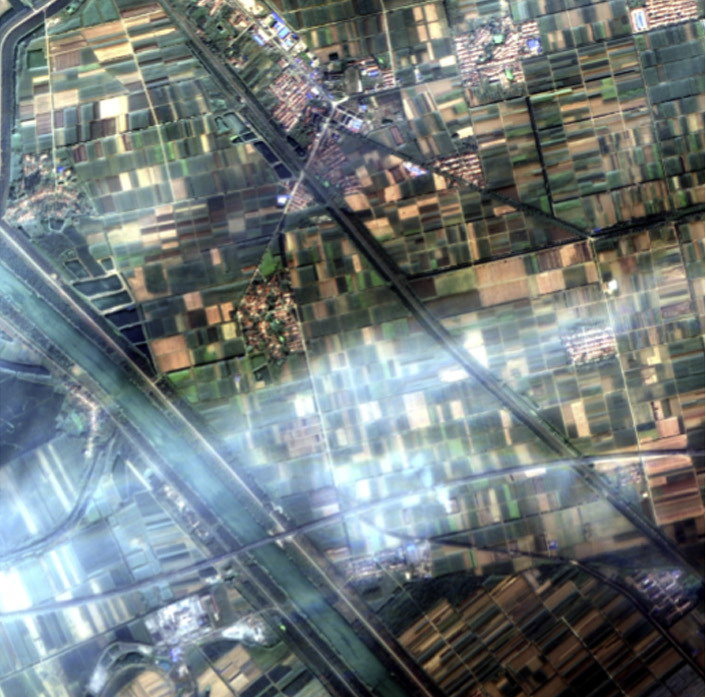
%> input picture data1/1.jpg, 706 x 697 px
$ octave --eval "result = HF(imread('data1/1.jpg'));"   (GNU Octave 9; MATLAB toolbox functions it lacks are replaced by stand-ins)
%> lines starting %> are read from the running program, lines starting %| are printed output that depends on the picture
### homofilter.m
function Ihmf_2=homofilter(I)
I = im2double(I);
I = log(1 + I);
M = 2*size(I,1) + 1;
N = 2*size(I,2) + 1;

sigma = 10;

[X, Y] = meshgrid(1:N,1:M);
centerX = ceil(N/2);
centerY = ceil(M/2);
gaussianNumerator = (X - centerX).^2 + (Y - centerY).^2;
H = exp(-gaussianNumerator./(2*sigma.^2));
H = 1 - H;
H = fftshift(H);

If = fft2(I, M, N);
Iout = real(ifft2(H.*If));
Iout = Iout(1:size(I,1),1:size(I,2));
Ihmf_2 = exp(Iout) - 1;

% [9 lines of commented-out code are left out]

### HF.m
function out = HF(I)

[m,n,c]=size(I);
%> m = 697; n = 706; c = 3
I = padarray(I,[100,100],'symmetric');

r=I(:,:,1);
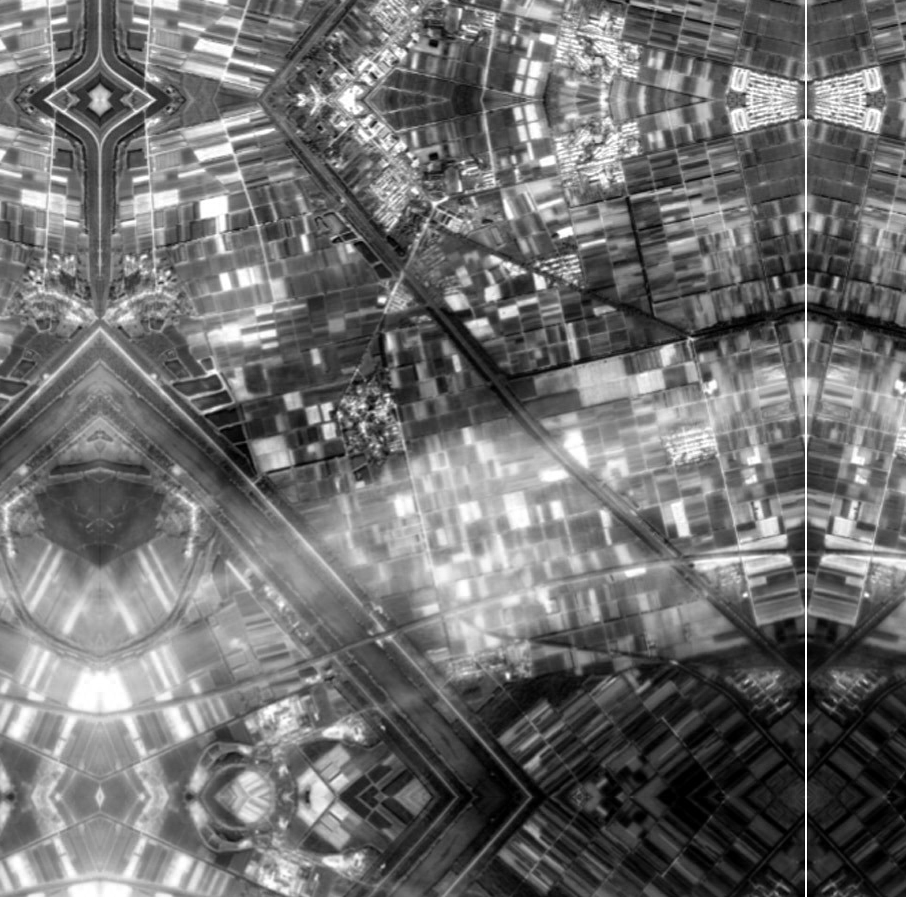
%> r: size 897x906 uint8; min 0, max 255, mean 111.3
br=max(max(r));
%> br = 255
ar=min(min(r));
%> ar = 0

g=I(:,:,2);
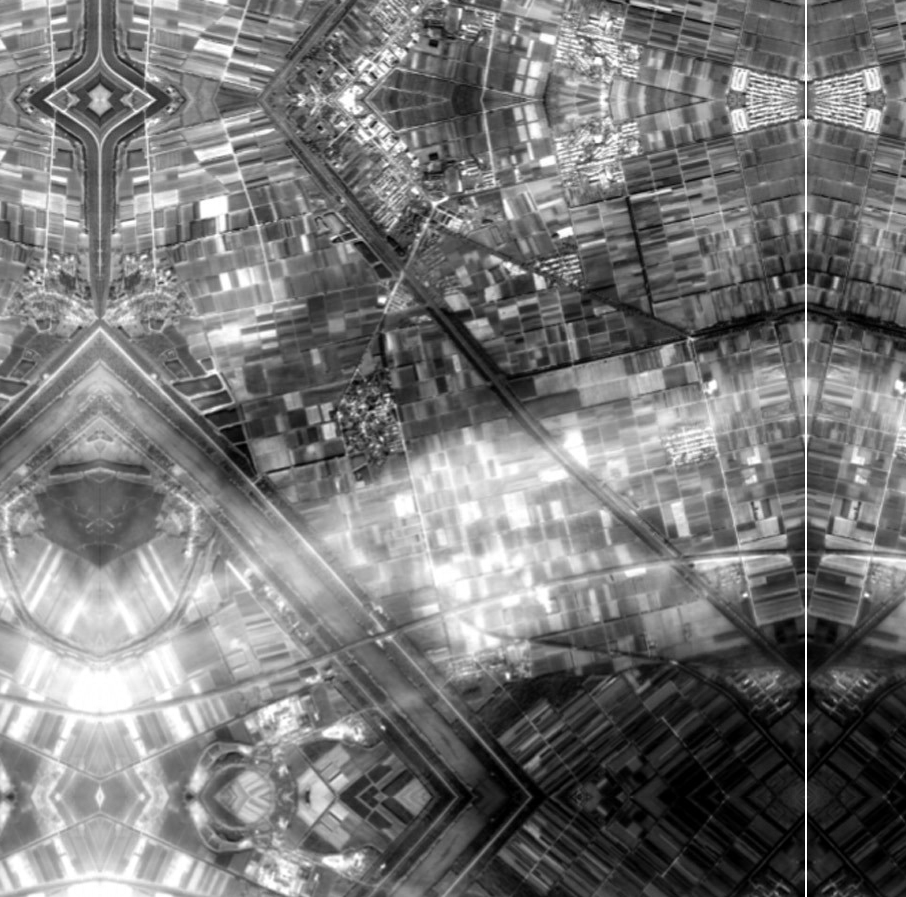
%> g: size 897x906 uint8; min 0, max 255, mean 119.7
bg=max(max(g));
%> bg = 255
ag=min(min(g));
%> ag = 0

b=I(:,:,3);
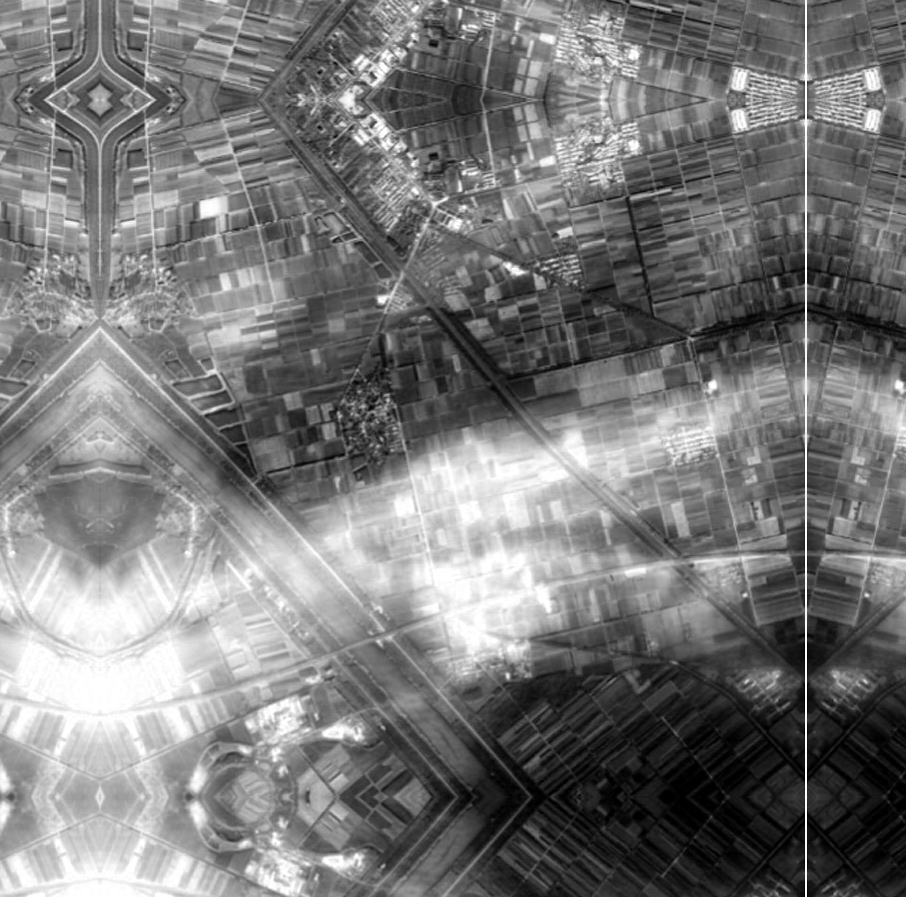
%> b: size 897x906 uint8; min 0, max 255, mean 120.5
bb=max(max(b));
%> bb = 255
ab=min(min(b));
%> ab = 0

rhmf=homofilter(r);
brhf=max(max(rhmf));
%> brhf = 0.863
arhf=min(min(rhmf));
%> arhf = -0.295

ghmf=homofilter(g);
%> in homofilter (call 2), `I = log(1 + I);`:
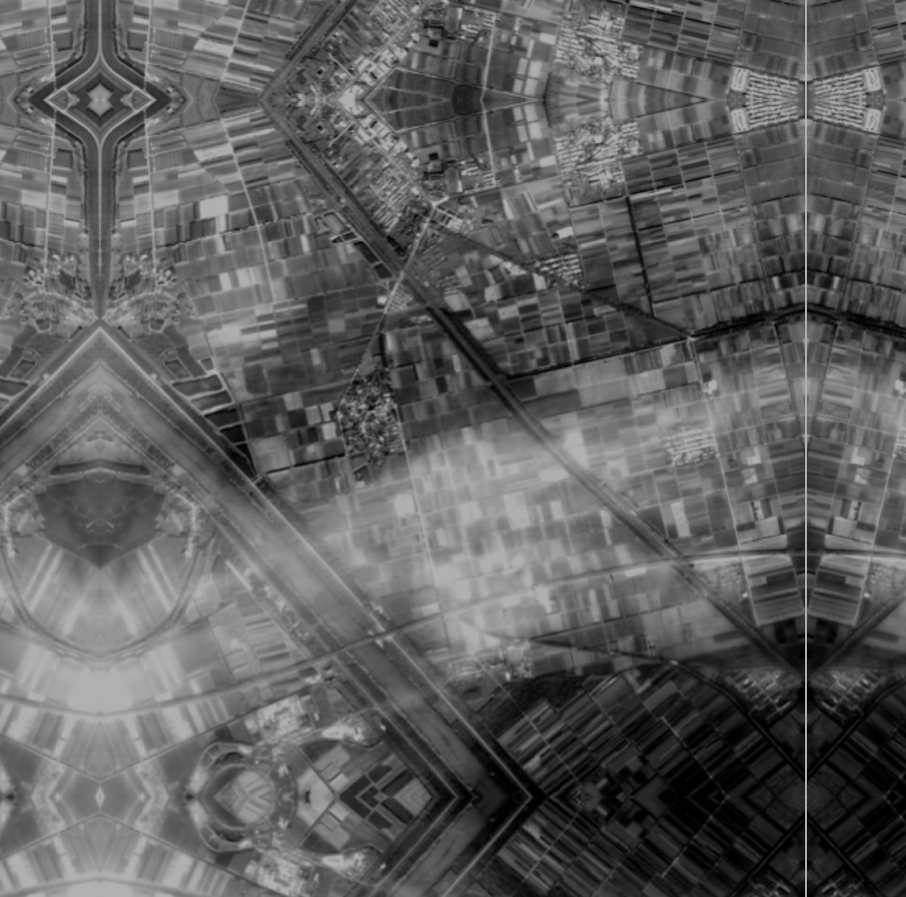
%> I: size 897x906 double; min 0, max 0.693, mean 0.371
bghf=max(max(ghmf));
%> bghf = 0.879
aghf=min(min(ghmf));
%> aghf = -0.305

bhmf=homofilter(b);
%> in homofilter (call 3), `Ihmf_2 = exp(Iout) - 1;`:
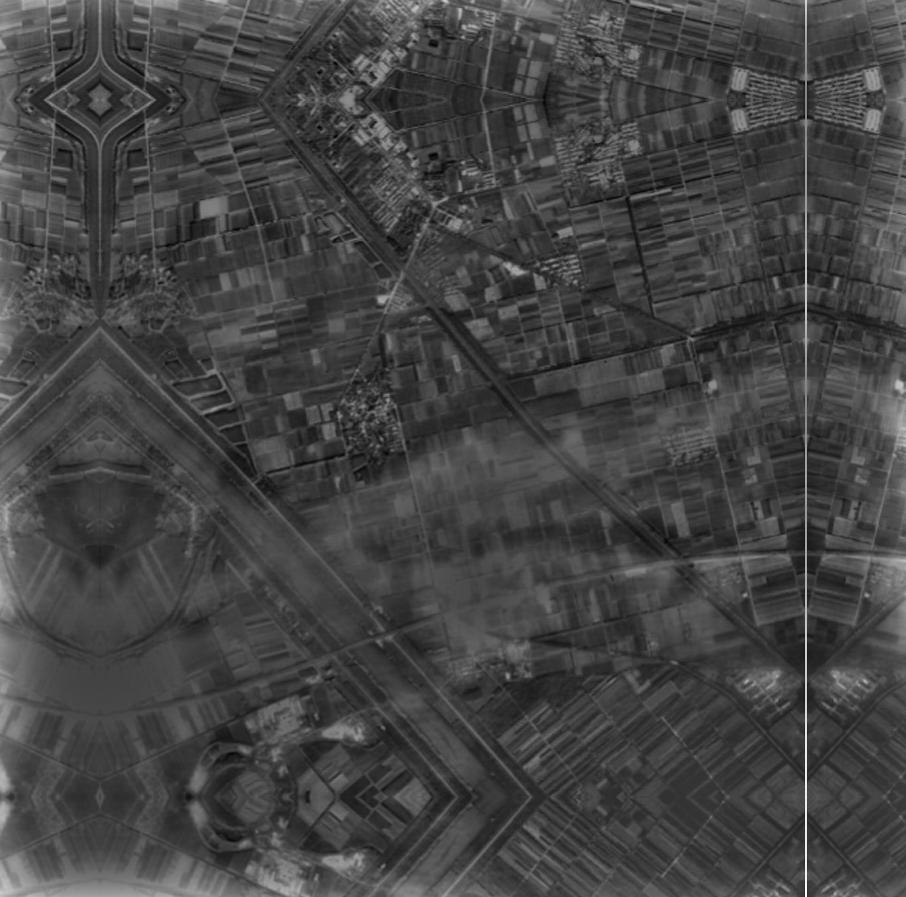
%> Ihmf_2: size 897x906 double; min -0.277, max 0.862, mean 0.0266; drawn with min black and max white
bbhf=max(max(bhmf));
%> bbhf = 0.862
abhf=min(min(bhmf));
%> abhf = -0.277


rhmf=double(ar)+double(((br-ar)./(brhf-arhf)))*(rhmf-arhf);
ghmf=double(ag)+double(((bg-ag)./(bghf-aghf)))*(ghmf-aghf);
bhmf=double(ab)+double(((bb-ab)./(bbhf-abhf)))*(bhmf-abhf);


I_hf(:,:,1)=uint8(rhmf);
I_hf(:,:,2)=uint8(ghmf);
I_hf(:,:,3)=uint8(bhmf);
%> I_hf: size 897x906x3 uint8
out=I_hf(101:m+100,101:n+100,:);
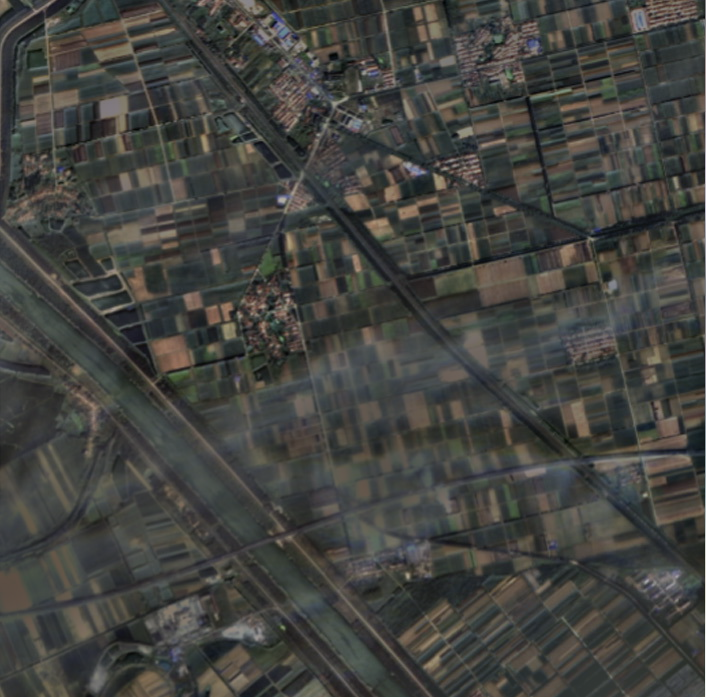
%> out: size 697x706x3 uint8; mean R, G, B 66.8, 67.2, 63.5

$ run again, on data1/10.jpg
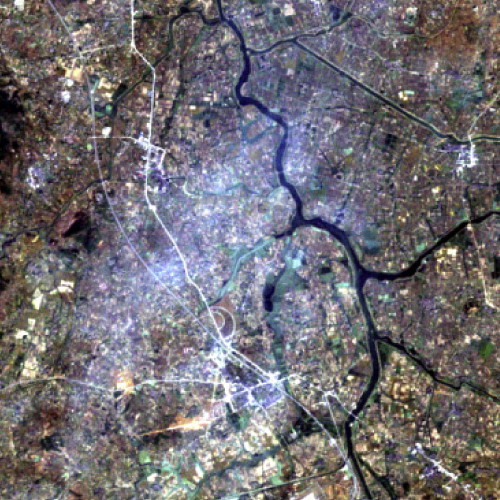
%> input picture data1/10.jpg, 500 x 500 px
%> br = 255
%> ar = 0
%> bg = 255
%> ag = 0
%> bb = 255
%> ab = 0
%> brhf = 0.809
%> arhf = -0.321
%> bghf = 0.811
%> aghf = -0.333
%> in homofilter (call 3), `Ihmf_2 = exp(Iout) - 1;`:
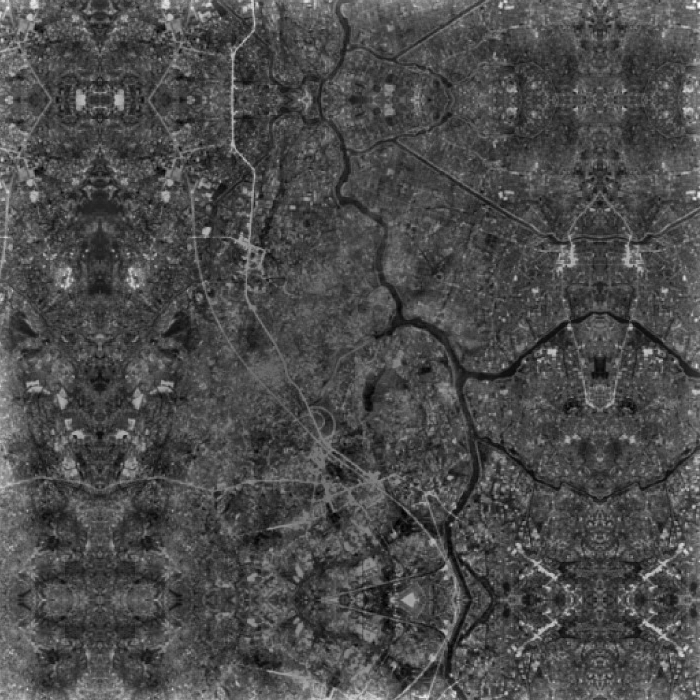
%> Ihmf_2: size 700x700 double; min -0.288, max 0.773, mean 0.0254; drawn with min black and max white
%> bbhf = 0.773
%> abhf = -0.288
%> in HF, `out=I_hf(101:m+100,101:n+100,:);`:
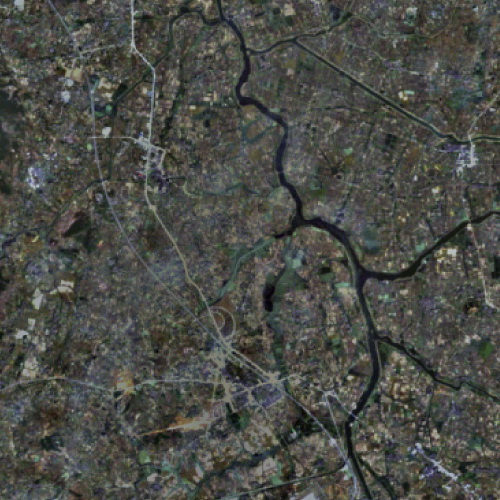
%> out: size 500x500x3 uint8; mean R, G, B 74.7, 76.2, 71

$ run again, on data1/11.jpg
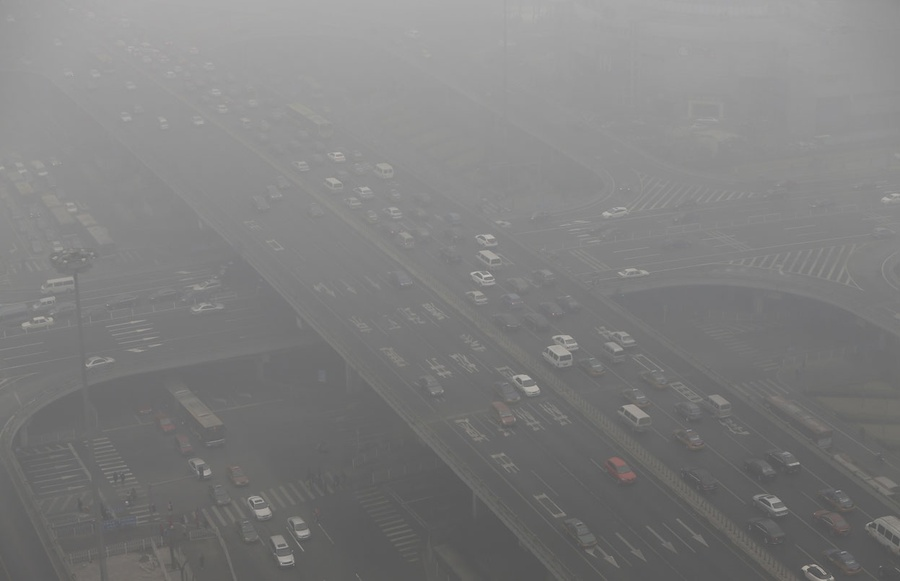
%> input picture data1/11.jpg, 900 x 581 px
%> br = 200
%> ar = 77
%> bg = 199
%> ag = 76
%> bb = 197
%> ab = 73
%> in homofilter, `Iout = Iout(1:size(I,1),1:size(I,2));`:
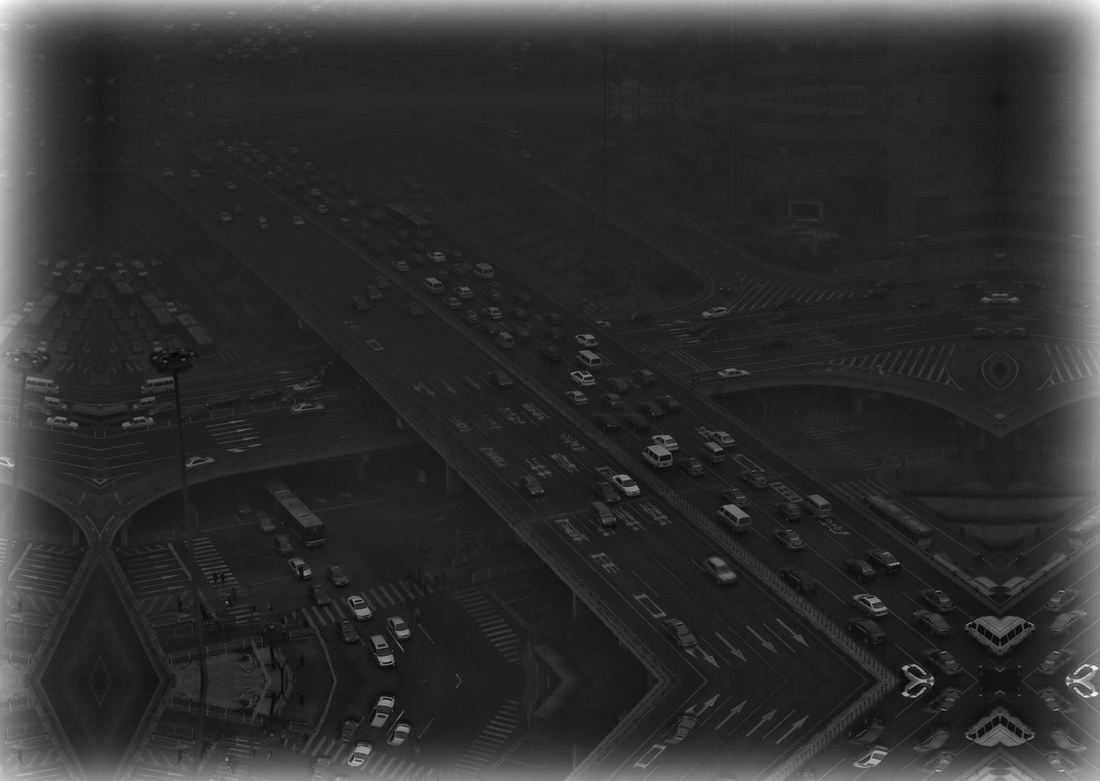
%> Iout: size 781x1100 double; min -0.0511, max 0.351, mean 0.0239; drawn with min black and max white
%> brhf = 0.421
%> arhf = -0.0498
%> bghf = 0.421
%> aghf = -0.0491
%> bbhf = 0.421
%> abhf = -0.0528
%> in HF, `out=I_hf(101:m+100,101:n+100,:);`:
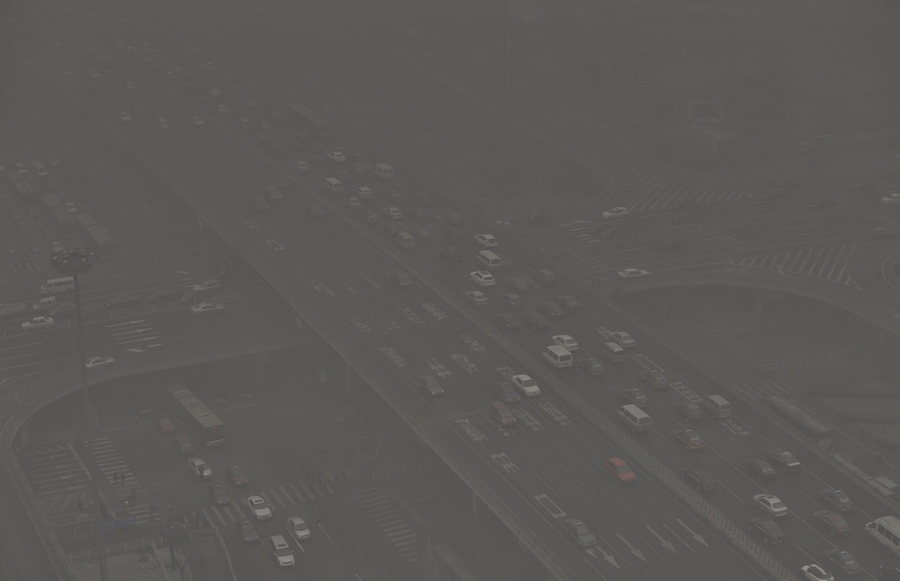
%> out: size 581x900x3 uint8; mean R, G, B 90.8, 89.6, 87.5

$ run again, on data1/12.jpg
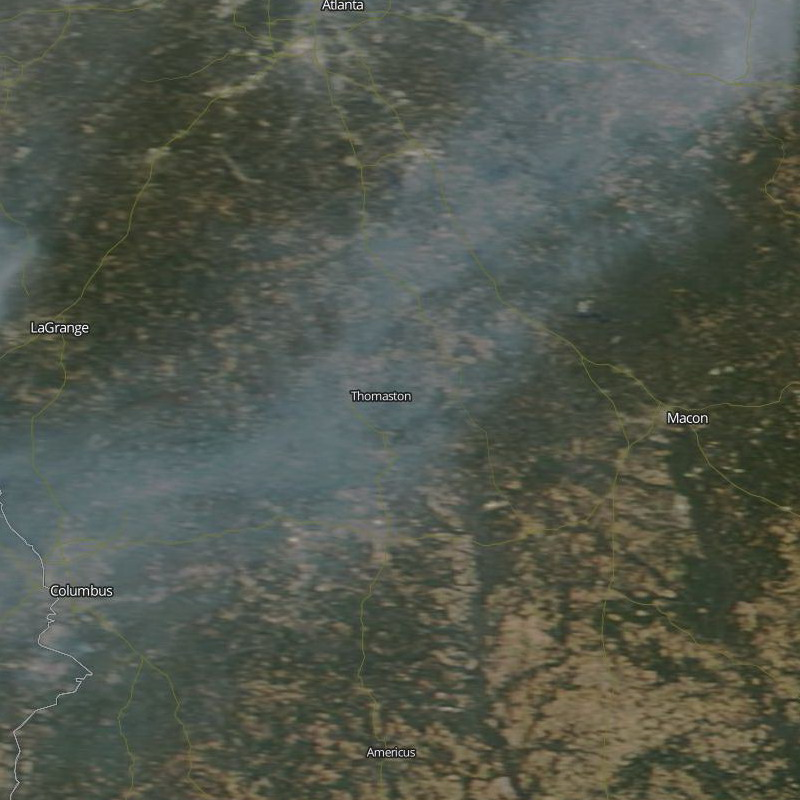
%> input picture data1/12.jpg, 800 x 800 px
%> br = 255
%> ar = 3
%> bg = 255
%> ag = 1
%> bb = 255
%> ab = 0
%> brhf = 0.736
%> arhf = -0.27
%> bghf = 0.724
%> aghf = -0.275
%> in homofilter (call 3), `I = log(1 + I);`:
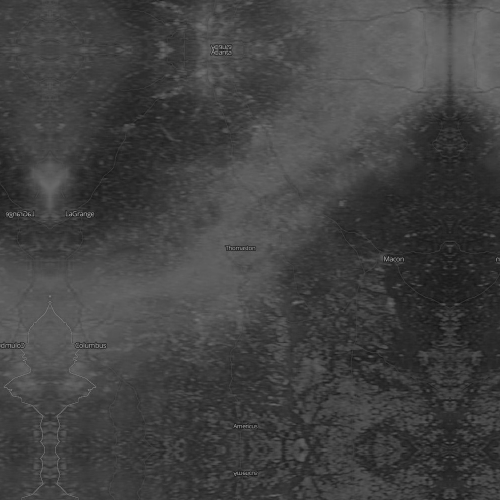
%> I: size 1000x1000 double (shown at 1/2 size); min 0, max 0.693, mean 0.262
%> bbhf = 0.769
%> abhf = -0.272
%> in HF, `out=I_hf(101:m+100,101:n+100,:);`:
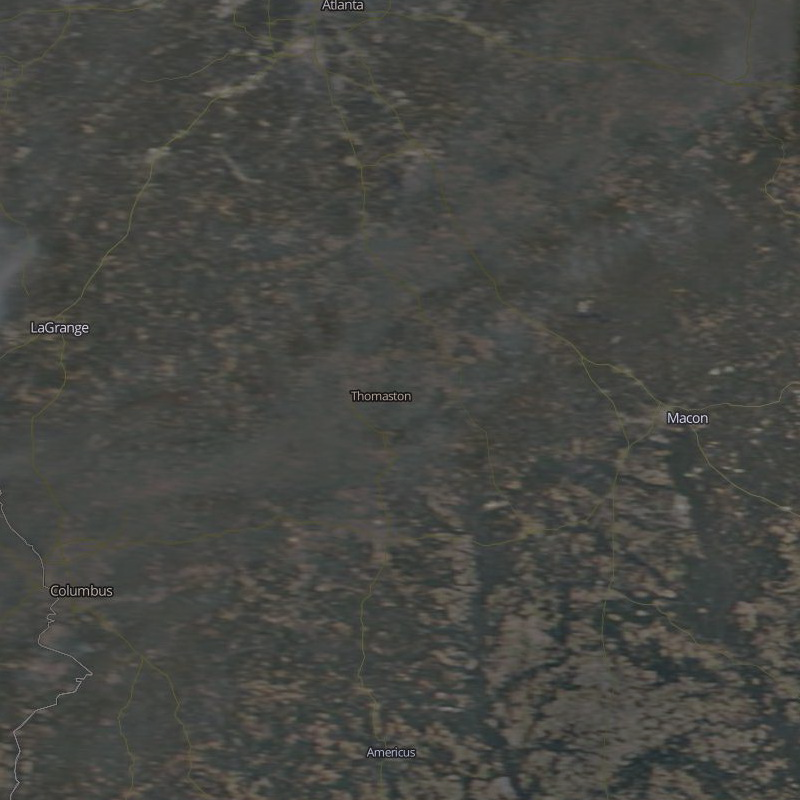
%> out: size 800x800x3 uint8; mean R, G, B 71.4, 71.8, 67.4
